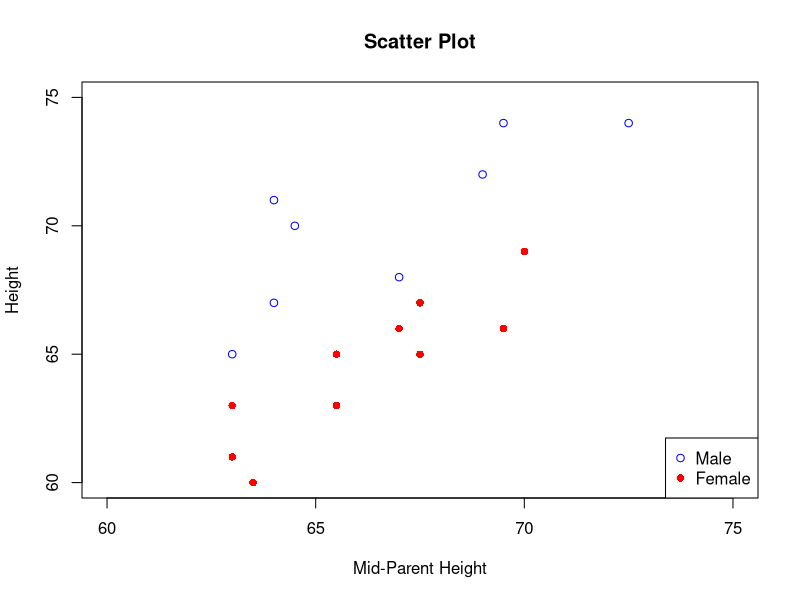
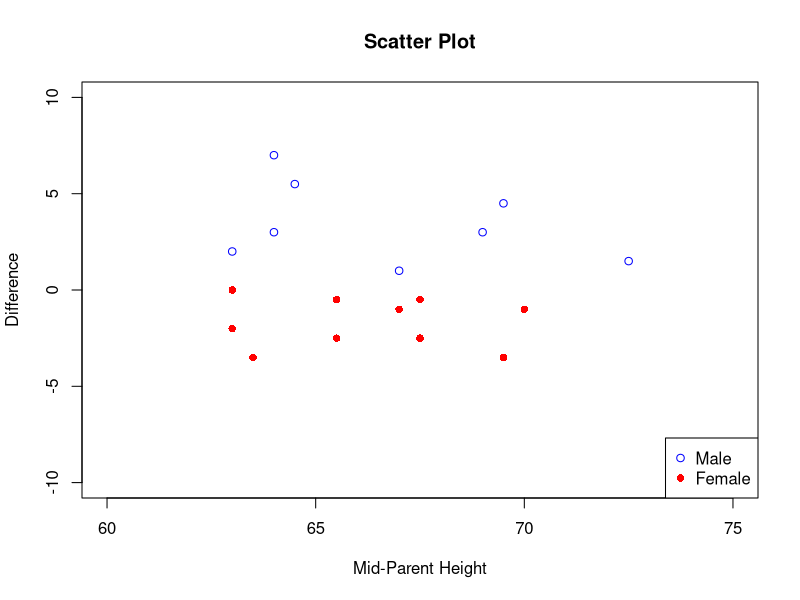
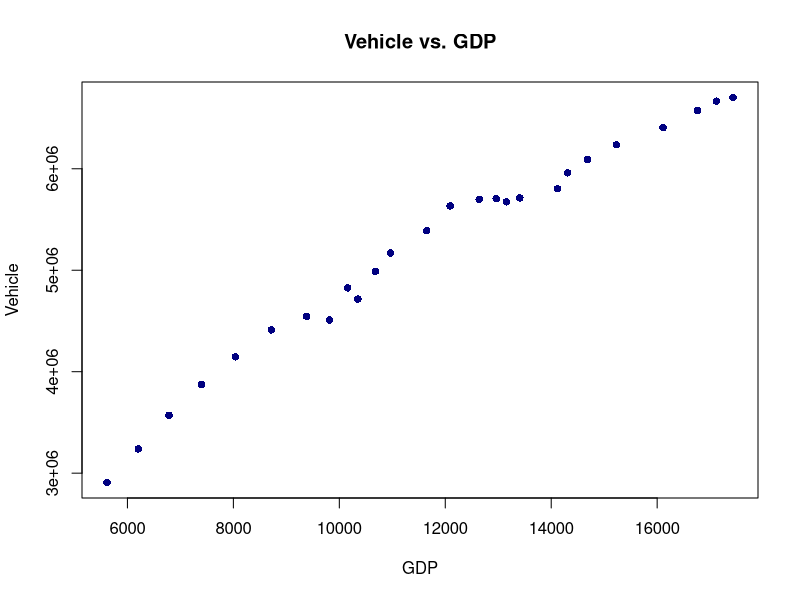
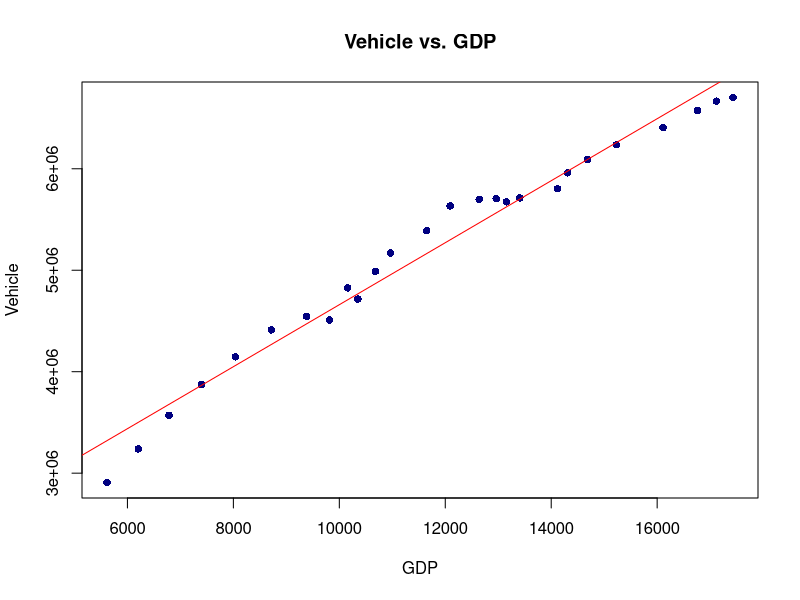

These figures' R source, in order:
## ---- chunk 1
m_height = c(71,70,74,67,65,72,68,74)
f_height = c(60,66,65,66,67,63,69,63,61,65)
m_mid = c(64,64.5,72.5,64,63,69,67,69.5)
f_mid = c(63.5,67,65.5,69.5,67.5,65.5,70,63,63,67.5)
## ---- chunk 2
plot(c(60, 75),type='n',xlim=c(60, 75), ylim=c(60, 75), 
     xlab='Mid-Parent Height',ylab='Height',axes=T, 
     main='Scatter Plot')
points(m_mid, m_height, pch = 1, cex = 1, col='blue')
points(f_mid, f_height, pch = 16, cex = 1, col='red')
legend("bottomright",c("Male","Female"),col=c("blue","red"),pch=c(1,16))
## ---- chunk 3
m_diff = m_height - m_mid;m_diff
f_diff = f_height - f_mid;f_diff
plot(c(60, 75),type='n',xlim=c(60, 75), ylim=c(-10, 10), 
     xlab='Mid-Parent Height',ylab='Difference',axes=T, 
     main='Scatter Plot')
points(m_mid, m_diff, pch = 1, cex = 1, col='blue')
points(f_mid, f_diff, pch = 16, cex = 1, col='red')
legend("bottomright",c("Male","Female"),col=c("blue","red"),pch=c(1,16))
## ---- chunk 4
diff = -2.34*2; diff
## ---- chunk 5
predict = 126 - 2.34 * 33; predict
## ---- chunk 6
Phoenix_res = 43 - predict;Phoenix_res
Dallas_res = 54 - predict;Dallas_res
## ---- chunk 7
SSR = 88; SSE = 196
r.squre = SSR/(SSR + SSE); r.squre
## ---- chunk 8
predict = 113.6 - 1.01 * 0; predict
## ---- chunk 9
win2010 = 272.63 - 0.1184 * 2010;win2010
## ---- chunk 10
win2080 = 272.63 - 0.1184 * 2080;win2080
## ---- chunk 11
data <- read.csv("Vehicles.csv")
head(data)

#plot
plot(data$Vehicle ~ data$GDP,
     pch = 16, cex = 1, col = 'navy',
     main = 'Vehicle vs. GDP',
     xlab = 'GDP', ylab = 'Vehicle')

#correlation
Cor = cor.test(data$Vehicle, data$GDP)
cor = Cor$estimate; cor


#linear regression
RESULTS = lm(data$Vehicle ~ data$GDP)
summary(RESULTS)

coeff = RESULTS$coefficients; coeff
res = RESULTS$residuals; res
yhat = RESULTS$fitted.values; yhat
## ---- chunk 12
plot(data$Vehicle ~ data$GDP,
     pch = 16, cex = 1, col = 'navy',
     main = 'Vehicle vs. GDP',
     xlab = 'GDP', ylab = 'Vehicle')
abline(RESULTS, col = 'red')

#ANOVA
anova(RESULTS)
SSR = 2.7609e+13
SSE = 7.4185e+11
r.squre = SSR/(SSR + SSE);r.squre
